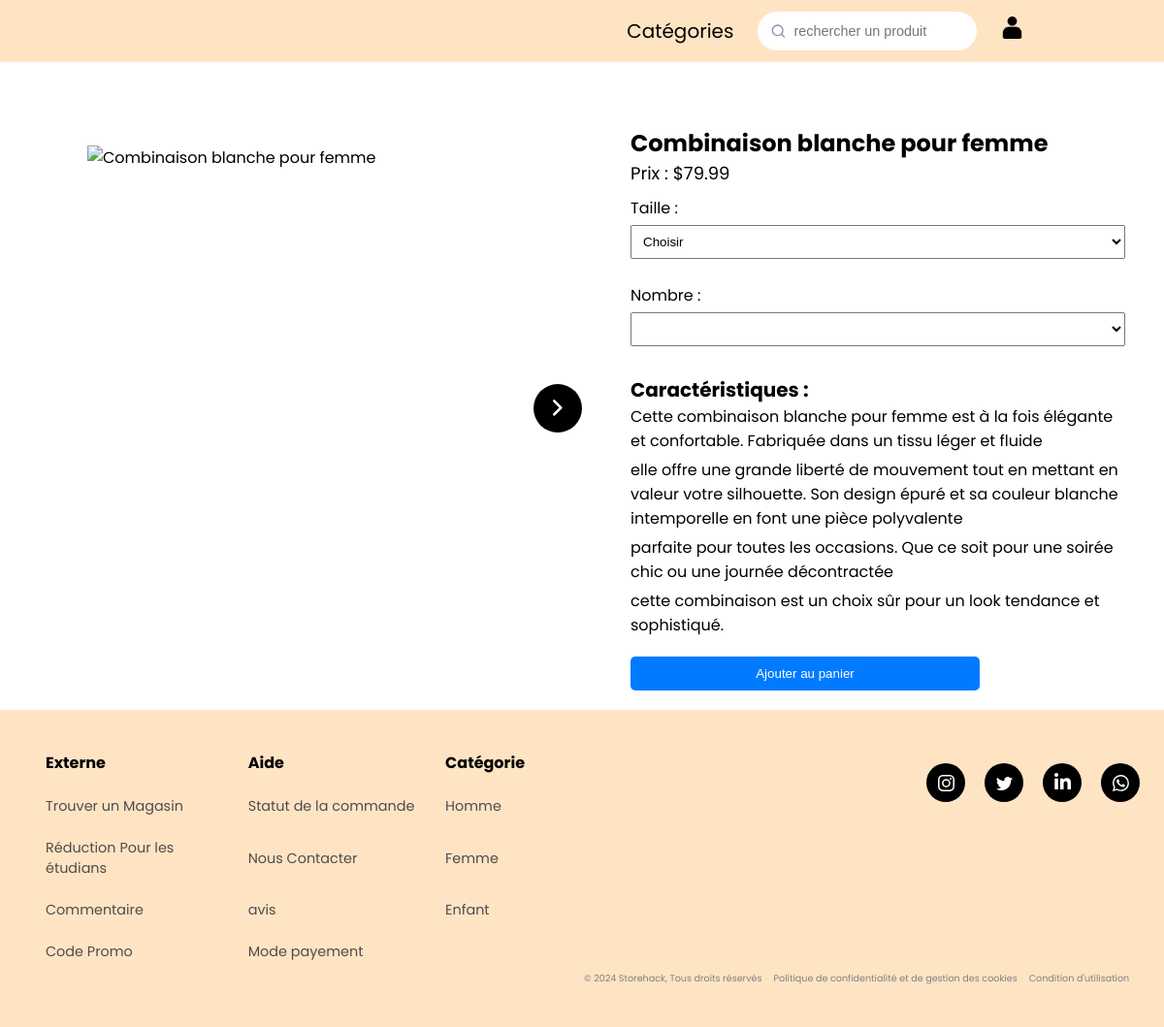
The app's page /description.php?id=30 with its own data.
### tables this page shows
CREATE TABLE Produit (
    ID_produit INT AUTO_INCREMENT PRIMARY KEY,
    Nom VARCHAR(255),
    Description TEXT,
    Prix DECIMAL(10, 2),
    Promotion VARCHAR(3),
    Sexe VARCHAR(255),
    
    nb_image INT,
    Mail VARCHAR(50),
    FOREIGN KEY (Mail) REFERENCES Utilisateur(Mail)
);

### description.php (the view, shortened to what this page needs)
<!DOCTYPE html>
<html lang="en">
<head>
    <link rel="stylesheet" href="css/description.css">
    <link rel="stylesheet" href="css/nav-bar.css">
    <link rel="stylesheet" href="css/carroussel.css">
</head>
<body>
<?php
include "includes/header.php"
?>
<?php
include('php/login.php');
if(isset($_GET['id'])) {
    $id_produit = $_GET['id'];
    $query = "SELECT * FROM Produit WHERE ID_produit = :id_produit";
    $stmt = $pdo->prepare($query);
    $stmt->bindParam(':id_produit', $id_produit, PDO::PARAM_INT);
    $stmt->execute();
    $produit = $stmt->fetch(PDO::FETCH_ASSOC);
    if($produit) {
        $nom_produit = $produit['Nom'];
        $prix_produit = $produit['Prix'];
        $caracteristiques = explode(',', $produit['Description']);
        $imagePath = "image/image/" . $id_produit . "/0.jpg";
    } else {
        header('Location: erreur.php');
        exit();
    }
} else {
    header('Location: erreur.php');
    exit();
}
?>
<main class="product-main">
    <div class="product-image carroussel" >
        <img id="add_img" src="<?php echo $imagePath; ?>" alt="<?php echo $nom_produit; ?>">
        <button id="ap-carroussel" class="boutton-defilement material-symbols-rounded">chevron_right</button>
    </div>
    <div class="product-details">
        <h1><?php echo $nom_produit; ?></h1>
        <p>Prix : $<?php echo $prix_produit; ?></p>
        <form action="#" method="post" id="monFormulaire">
        <label for="size">Taille :</label>
        <select id="monSelect" name="taille" >
            <option value="0" selected>Choisir</option>
        </select>
        </form>
        <form action="#" method="post">
        <label for="size">Nombre :</label>
        <select id="quantite" name="quantite">
        </select>
        <h2>Caractéristiques :</h2>
        <ul>
            <?php foreach($caracteristiques as $caracteristique) : ?>
                <li><?php echo $caracteristique; ?></li>
            <?php endforeach; ?>
        </ul>
            <button type="submit" name="ajouterproduit" value="<?php echo $_GET['id']; ?>">Ajouter au panier</button>
        </form>
    </div>
</main>
<?php
include "includes/footer.php"
?>
</body>
</html>

### css/description.css (style rules this page uses)
.product-main { display: flex; }
.product-image { flex: 1; }
.product-image img { max-width: 35vw; max-height: 73vh; position: relative; margin: 20px; }
.product-details { flex: 1; padding: 0 20px; }
.product-details h1 { font-size: 24px; margin-top: 0; }
.product-details p { font-size: 18px; }
.product-details label { display: block; margin-top: 10px; }
.product-details select { width: 100%; padding: 8px; margin-top: 5px; margin-bottom: 15px; }
.product-details h2 { font-size: 20px; margin-top: 15px; }
.product-details ul { list-style-type: none; padding: 0; }
.product-details li { margin-bottom: 5px; }
.product-details button { display: block; width: 30vw; padding: 10px; background-color: #007bff; color: #fff; border: none; border-radius: 5px; cursor: pointer; margin-top: 20px; }
main { max-width: 100%; margin-top: 50px; padding: 20px; }

### css/nav-bar.css (style rules this page uses)
* { margin: 0; padding: 0; text-decoration: none; list-style: none; }
html { scrollbar-width: none; overflow-x: hidden; }
body { font-family: 'Poppins', sans-serif; }

### css/carroussel.css (style rules this page uses)
.carroussel { position: relative; margin-left: 50px; margin-right: 50px; }
.carroussel .boutton-defilement { position: absolute; height: 50px; width: 50px; top: 50%; color: #fff; border: none; outline: none; background: #000; font-size: 2.2rem; cursor: pointer; border-radius: 50%; transform: translateY(-50%); }
.carroussel .boutton-defilement#ap-carroussel { right: -20px; }

### records on screen
produit: Nom "Combinaison blanche pour femme", Prix "79.99", Description "Cette combinaison blanche pour femme est à la fois élégante et confortable. Fabriquée dans un tissu léger et fluide", Description "elle offre une grande liberté de mouvement tout en mettant en valeur votre silhouette. Son design épuré et sa couleur blanche intemporelle en font une pièce polyvalente", Description "parfaite pour toutes les occasions. Que ce soit pour une soirée chic ou une journée décontractée", Description "cette combinaison est un choix sûr pour un look tendance et sophistiqué."
